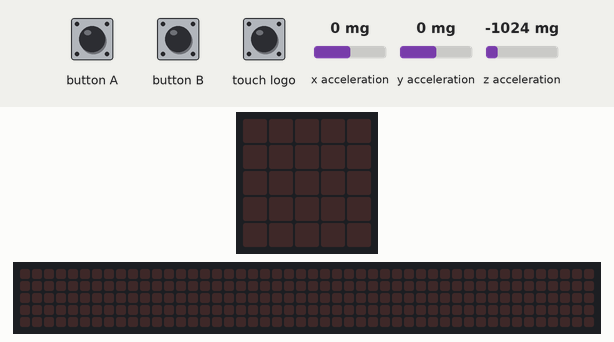
Simulated run of this program. Board: BBC micro:bit (MakeCode). Parts: the board's 5×5 LED display, a strip that is not on the board, showing the scrolling text unrolled. The inputs (shaded band) are chosen by the test bench; at power-on: x acceleration 0 mg, y acceleration 0 mg, z acceleration -1024 mg. The 48×5 strip is a reading aid, not a part: it shows the text the display is scrolling, unrolled, one strip-width of it at a time.

Above: at 1.2 s.
1.3 s: touch logo pressed for 0.15 s
At 2.0 s:
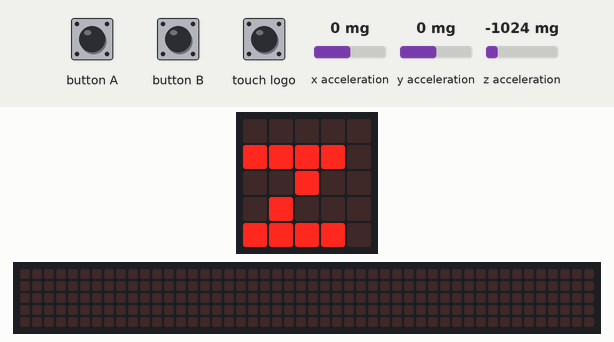
4.3 s: button A pressed for 0.15 s
At 4.52 s:
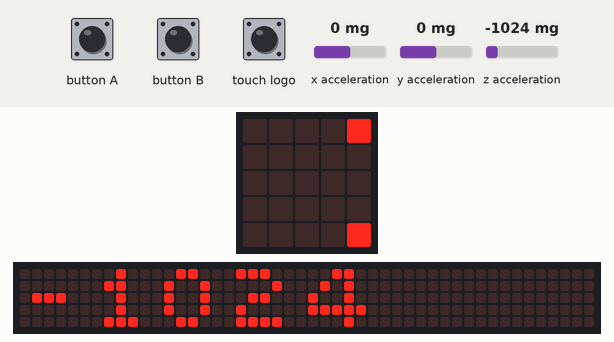
7.3 s: button B pressed for 3.2 s
At 9.7 s:
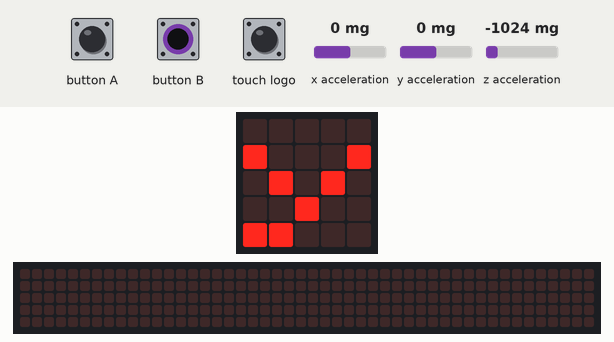
12.0 s: touch logo pressed for 0.15 s
At 12.97 s:
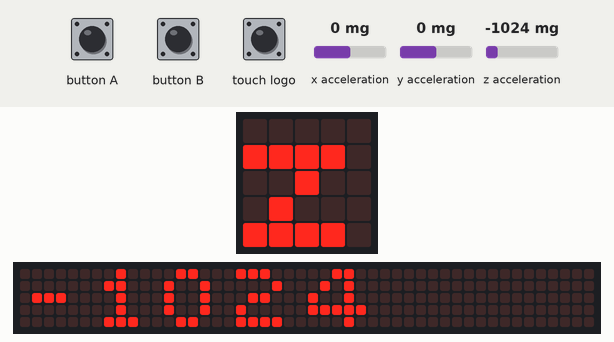
15.0 s: button A pressed for 1 s
At 15.07 s:
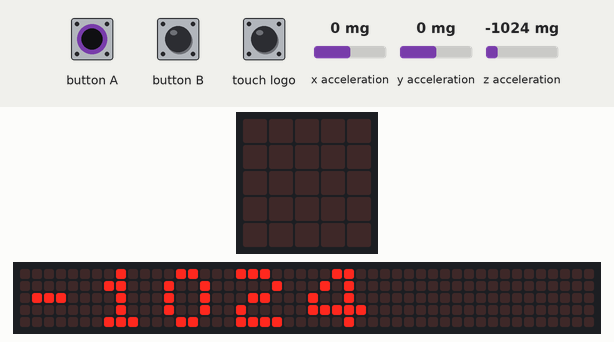
18.0 s: x acceleration set to -750 mg
At 19.12 s:
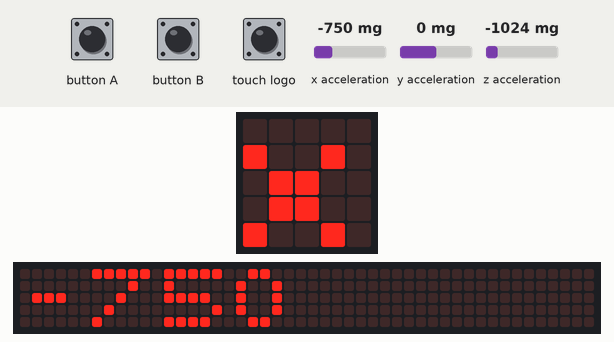

The program:

main.ts
```typescript
input.onLogoEvent(TouchButtonEvent.Pressed, function () {
    basic.clearScreen()
    basic.showString("z")
    basic.showNumber(input.acceleration(Dimension.Z))
})
basic.forever(function () {
    if (input.buttonIsPressed(Button.A)) {
        basic.clearScreen()
        basic.showString("x")
        basic.showNumber(input.acceleration(Dimension.X))
    }
    if (input.buttonIsPressed(Button.B)) {
        basic.clearScreen()
        basic.showString("y")
        basic.showNumber(input.acceleration(Dimension.Y))
    }
})
```

test.ts
```typescript
// les tests vont ici ; cela ne sera pas compilé si ce paquet est utilisé en tant qu'extension.
```

Measured:
- after the input at 1.3 s, the display: changes after 0.15 s (image 1)
- after the input at 4.3 s, the display: first changes at once (image 2 shows a later state)
- after the input at 7.3 s, the display: first differs from a run without the input after 1.8 s (image 3)
- after the input at 12.0 s, the display: first changes after 0.15 s (image 4 shows a later state)
- after the input at 15.0 s, the display: changes at once (image 5)
- after the input at 18.0 s, the display: first differs from a run without the input after 1.1 s (image 6)
- what the display in image 1 shows lasts 0.7 s, from 1.5 s to 2.2 s
